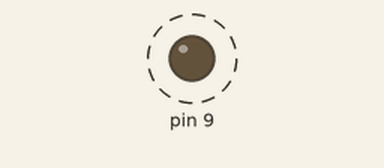
The sketch below on a simulated Arduino Uno, built with avr-gcc and run on an emulated ATmega328P. Shown: output pins drawn as LEDs (lit = HIGH). Dashed ring = blinking.

Above: at 0.5 s.
Timing chart, 0 to 4.6 s (numbered marks = the images above):
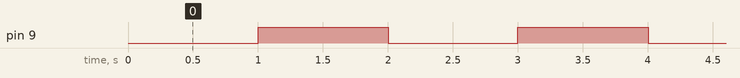

Measured:
- by itself, pin 9: alternates HIGH for 1.0 s and LOW for 1.0 s

The sketch:

BlinkWithoutDelay.ino
```cpp
//BlinkWithoutDelay

int ledState = LOW;
//Using PIN 9 for LED

unsigned long previousMillis = 0; // will store last time LED was updated

const long interval = 1000;

void setup() {
  pinMode(9, OUTPUT);

}

void loop() {
  unsigned long currentMillis = millis();
  if(currentMillis - previousMillis >= interval)
  {
    //save the last time you blinked the LED
    previousMillis = currentMillis;

    //if the LED is off turn it on and vice versa
    if(ledState == LOW)
    {
      ledState = HIGH;
    } else
    {
      ledState = LOW;
    }

    digitalWrite(9, ledState);
  }

}
```
